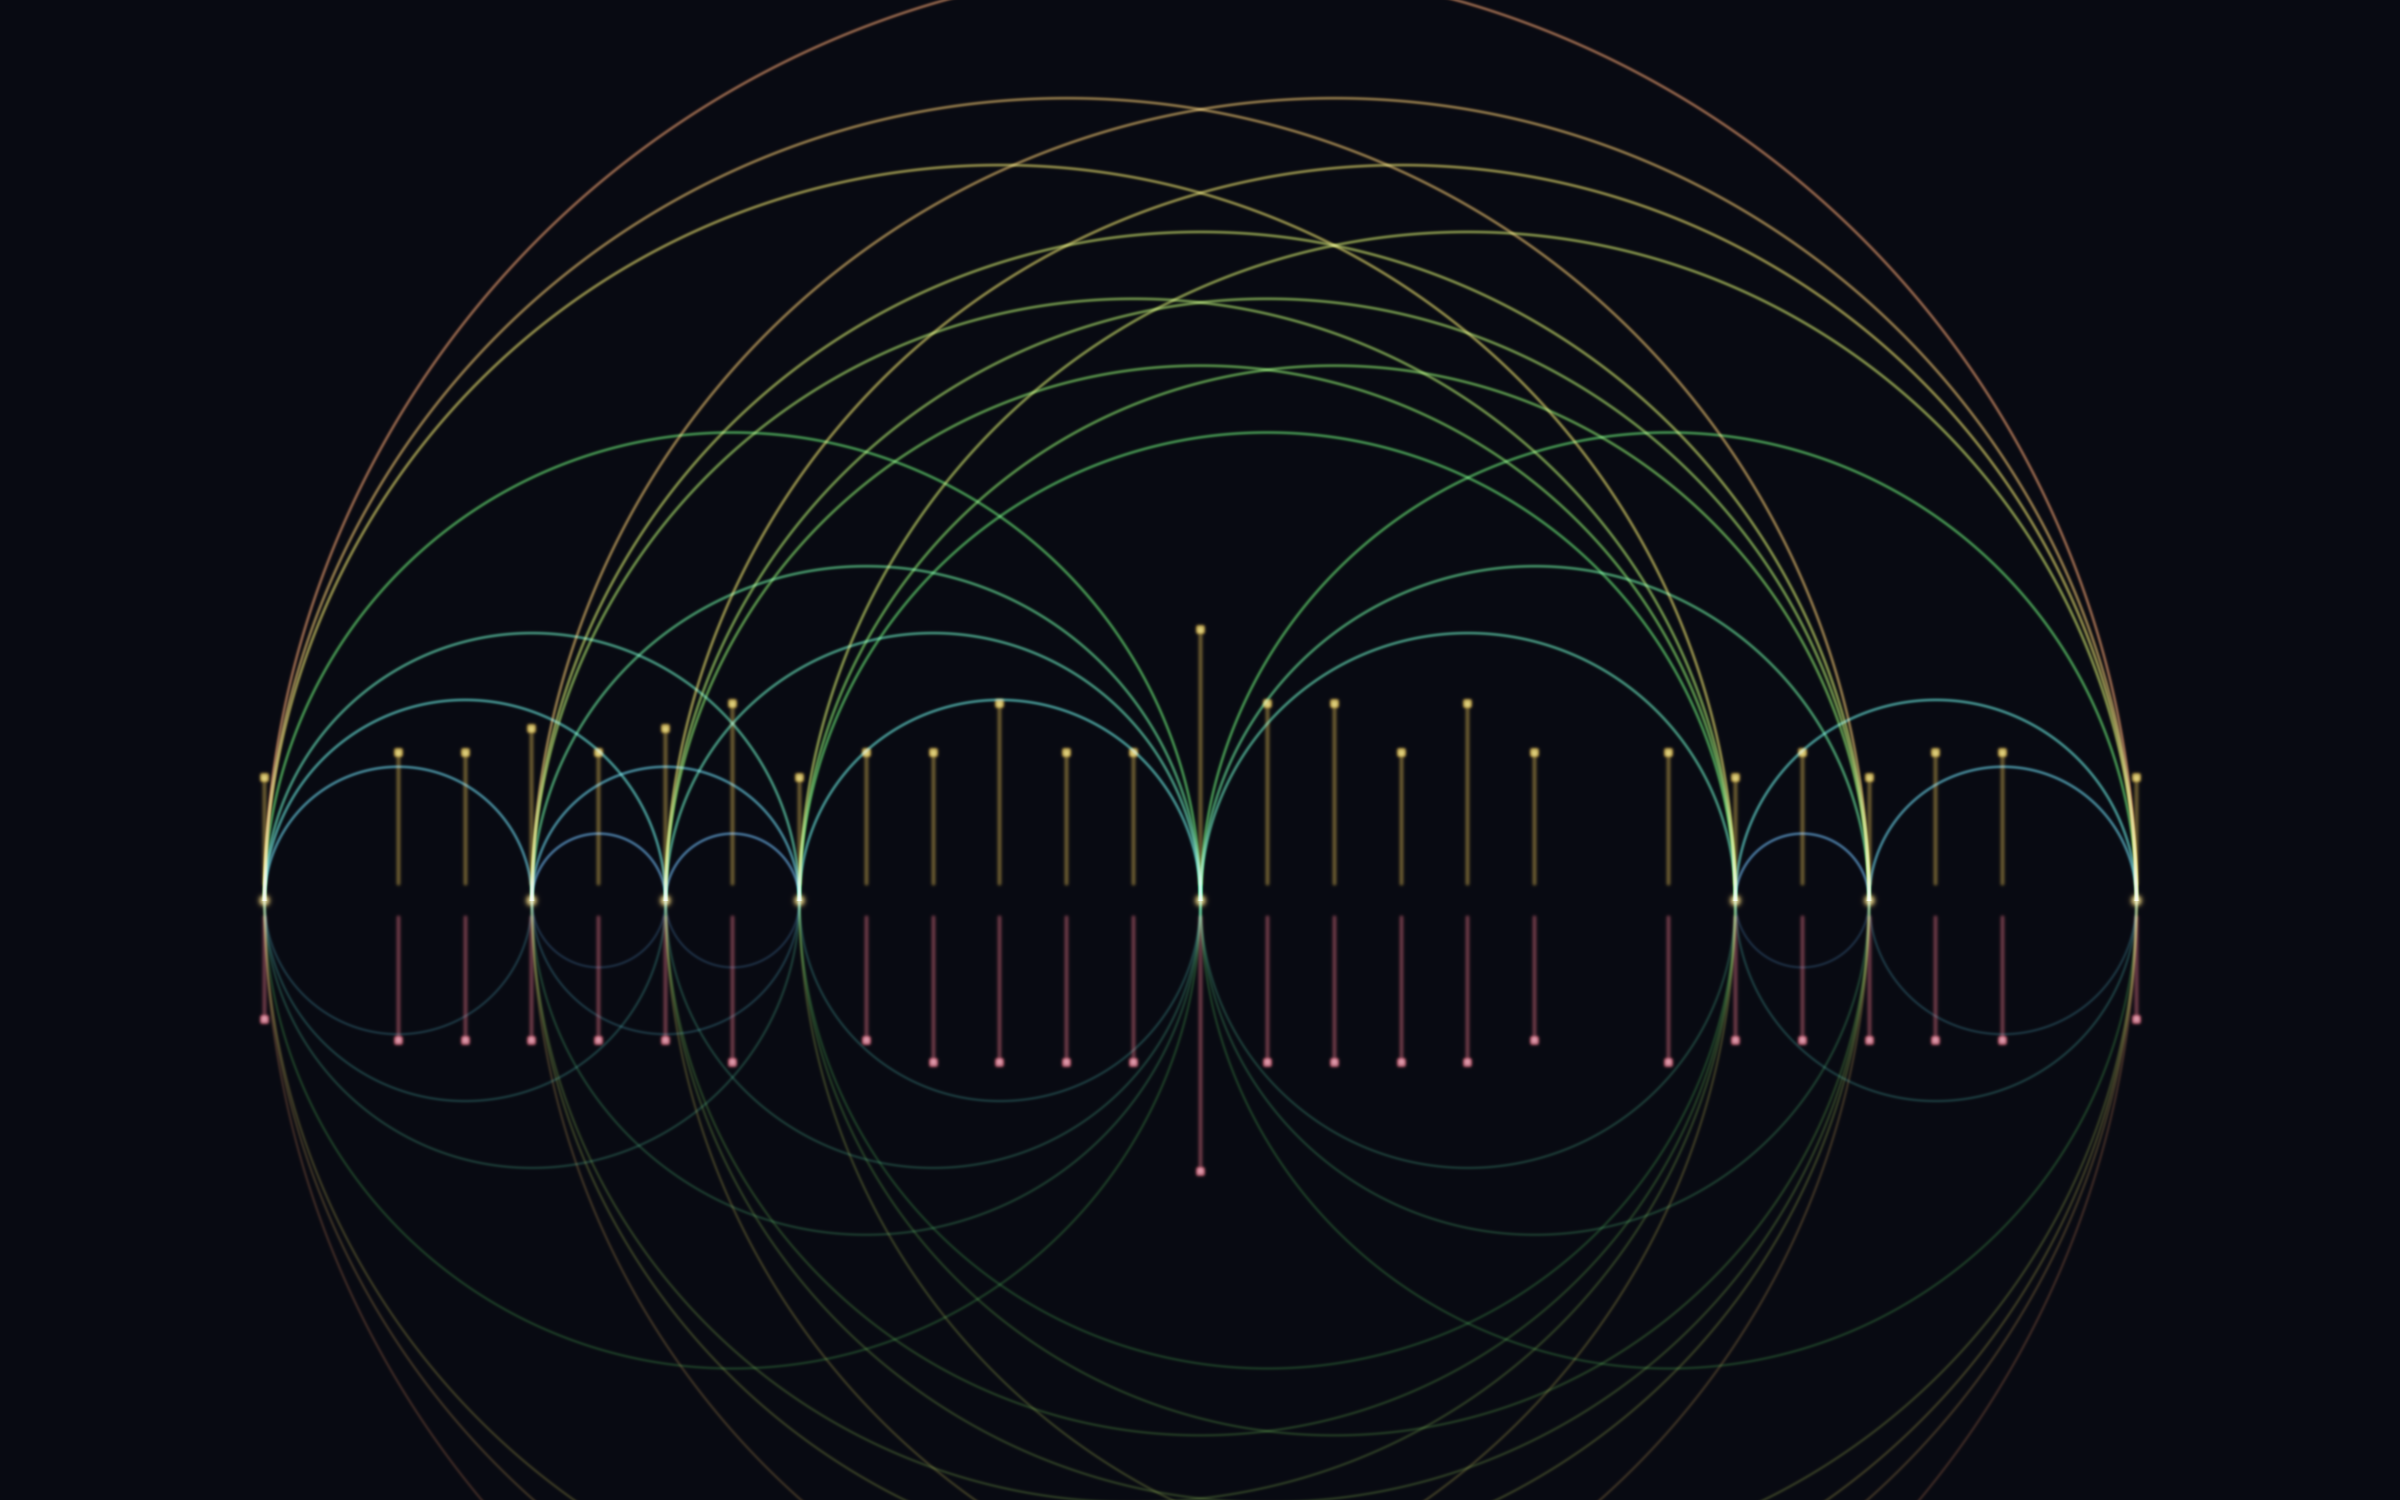

Here is the Python script that generated this plot:
"""
02 — MORE SUMS THAN DIFFERENCES
================================================================
Take a finite set of integers A and form all pairwise sums (A+A) and all
pairwise differences (A-A). Subtraction is not commutative -- a-b and b-a are
generally different -- while a+b = b+a collides, so a set almost always has
MORE distinct differences than sums: |A-A| > |A+A|. Among ~random subsets of
[0,32) fewer than one in two thousand break the rule.

This is one that breaks it. The classic minimal counterexample (Conway, Marica)
    A = {0, 2, 3, 4, 7, 11, 12, 14}
has |A+A| = 26 and |A-A| = 25: a "sum-dominant" (MSTD) set, and by the smallest
possible margin. Every pair {a,b} is drawn as a semicircle whose apex sits over
the sum (a+b)/2 and whose radius is the difference (b-a)/2 -- a loom in which
each thread is one addition and one subtraction at once. The gold comb above the
line marks the 26 distinct sums; the rose comb below marks the 25 distinct
differences. The rule, and its rare exception, in one figure.
"""
import numpy as np, colorsys, sys
from PIL import Image
from scipy.ndimage import gaussian_filter

SCALE = float(sys.argv[1]) if len(sys.argv) > 1 else 1.0
W = int(2400*SCALE); Hh = int(1500*SCALE)
A = np.array([0, 2, 3, 4, 7, 11, 12, 14])
from collections import Counter
rp = Counter(int(a+b) for a in A for b in A)
rm = Counter(int(a-b) for a in A for b in A)
Sset = sorted(rp); Dset = sorted(rm)
print(f"|A+A|={len(Sset)}  |A-A|={len(Dset)}  -> "
      f"{'MSTD (sums win)' if len(Sset)>len(Dset) else 'differences win'}")

lo, hi = A.min(), A.max(); span = hi-lo
L = int(W*0.11)
mid = int(Hh*0.60)
def xset(v): return (v-lo)/span*(W-2*L)+L
smin, smax = 2*lo, 2*hi
def xsum(v): return (v-smin)/(smax-smin)*(W-2*L)+L
dmax = hi-lo
def xdiff(v): return (v+dmax)/(2*dmax)*(W-2*L)+L

img = np.zeros((Hh, W, 3))
img[:] = np.array([0.020, 0.024, 0.045])
yy, xx = np.mgrid[0:Hh, 0:W]

# ---- the arc loom: each pair a semicircle (apex=sum, radius=difference) ----
diffs = sorted(set(abs(a-b) for a in A for b in A if a != b))
pal = {d: colorsys.hsv_to_rgb((0.58 - 0.52*i/max(1, len(diffs)-1)) % 1.0, 0.64, 1.0)
       for i, d in enumerate(diffs)}
lw = 1.7*SCALE
for i in range(len(A)):
    for j in range(i+1, len(A)):
        a, b = A[i], A[j]
        cx = xset((a+b)/2.0); r = (xset(b)-xset(a))/2.0
        d = np.sqrt((xx-cx)**2 + (yy-mid)**2)
        ring = np.exp(-((d-r)/lw)**2); ring[yy > mid] = 0
        img += ring[..., None]*np.array(pal[abs(a-b)])*0.42
        # faint mirror below for a woven mandorla
        d2 = np.sqrt((xx-cx)**2 + (yy-mid)**2)
        ring2 = np.exp(-((d2-r)/lw)**2); ring2[yy < mid] = 0
        img += ring2[..., None]*np.array(pal[abs(a-b)])*0.11

# ---- fast buffer helpers: splat vertical stems + cap dots, blur once ----
def vstem(buf, x, y0, y1, w=1.0):
    x = int(round(x)); ya, yb = sorted((int(y0), int(y1)))
    buf[ya:yb+1, max(0, x-1):x+2] += w

node = np.zeros((Hh, W))
for a in A:
    x = int(round(xset(a))); node[mid-2:mid+3, x-2:x+3] += 1.0
node = gaussian_filter(node, 3.0*SCALE); node /= node.max()+1e-9

# sum comb (gold up) & difference comb (rose down); brighter cap at each tip
sumbuf = np.zeros((Hh, W)); diffbuf = np.zeros((Hh, W))
def comb(values, mult, xf, ybase, direction, buf, hmax):
    mm = max(mult.values())
    for v in values:
        x = xf(v); h = (0.32+0.68*mult[v]/mm)*hmax
        ytip = int(ybase-direction*h)
        vstem(buf, x, ybase, ytip, 0.7)
        xi = int(round(x))
        buf[max(0, ytip-3):ytip+4, max(0, xi-3):xi+4] += 2.2   # cap
comb(Sset, rp, xsum, mid-int(16*SCALE), +1, sumbuf, int(Hh*0.17))
comb(Dset, rm, xdiff, mid+int(16*SCALE), -1, diffbuf, int(Hh*0.17))
sumbuf = gaussian_filter(sumbuf, 1.6*SCALE); diffbuf = gaussian_filter(diffbuf, 1.6*SCALE)
for ch, a in enumerate((1.0, 0.85, 0.42)):
    img[..., ch] += node*a*1.15
for ch, a in enumerate((1.0, 0.80, 0.28)):
    img[..., ch] += sumbuf*a*0.60
for ch, a in enumerate((1.0, 0.42, 0.50)):
    img[..., ch] += diffbuf*a*0.60

img = 1 - np.exp(-np.clip(img, 0, None)*1.3)
img = np.clip(img, 0, 1)**0.92
Image.fromarray((img*255).astype(np.uint8)).save(
    __file__.replace('02_more_sums.py', '02_more_sums.png'))
print("saved 02_more_sums.png", W, "x", Hh)
